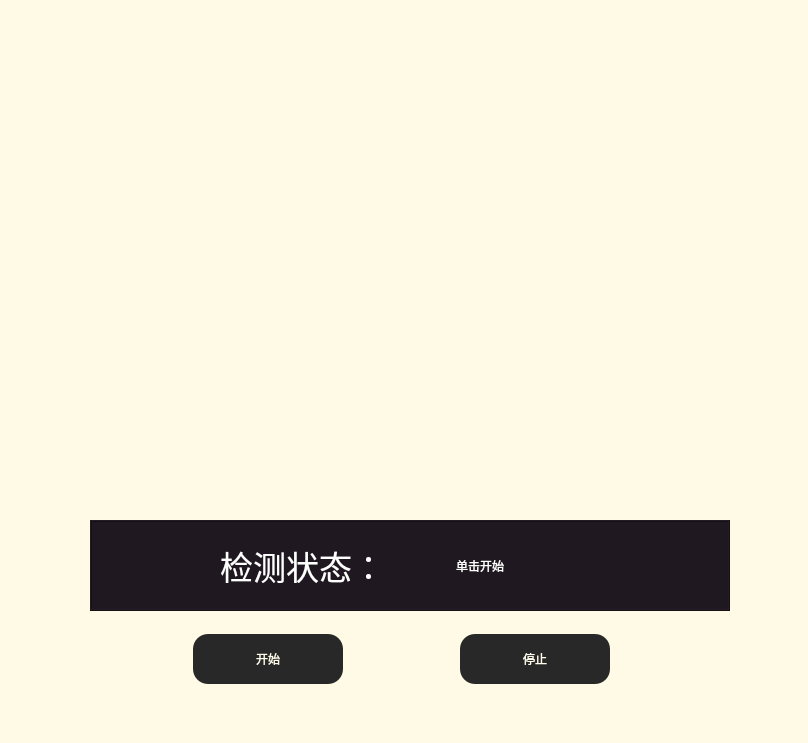
<?xml version="1.0" encoding="UTF-8"?>
<ui version="4.0">
 <class>MainWindow</class>
 <widget class="QMainWindow" name="MainWindow">
  <property name="geometry">
   <rect>
    <x>0</x>
    <y>0</y>
    <width>808</width>
    <height>743</height>
   </rect>
  </property>
  <property name="windowTitle">
   <string>表情检测程序</string>
  </property>
  <property name="layoutDirection">
   <enum>Qt::RightToLeft</enum>
  </property>
  <property name="styleSheet">
   <string notr="true">#MainWindow
{
	background:rgb(255, 250, 229);
}

QLabel{
    
}

* { 
	font: 30 15pt &quot;微软雅黑 Light&quot;;
}

QPushButton 
{
	background:rgb(40, 40, 40);
	border-radius:15px;
	color:rgb(255, 251, 234);
}</string>
  </property>
  <widget class="QWidget" name="centralwidget">
   <property name="styleSheet">
    <string notr="true"/>
   </property>
   <widget class="QLabel" name="label">
    <property name="geometry">
     <rect>
      <x>90</x>
      <y>40</y>
      <width>640</width>
      <height>480</height>
     </rect>
    </property>
    <property name="minimumSize">
     <size>
      <width>640</width>
      <height>480</height>
     </size>
    </property>
    <property name="maximumSize">
     <size>
      <width>640</width>
      <height>480</height>
     </size>
    </property>
    <property name="styleSheet">
     <string notr="true"/>
    </property>
    <property name="text">
     <string/>
    </property>
    <property name="pixmap">
     <pixmap resource="sucai/pic.qrc">:/gif/g1.gif</pixmap>
    </property>
   </widget>
   <widget class="QFrame" name="frame">
    <property name="geometry">
     <rect>
      <x>90</x>
      <y>520</y>
      <width>640</width>
      <height>91</height>
     </rect>
    </property>
    <property name="styleSheet">
     <string notr="true">QFrame{
	background:rgb(32, 24, 32);
}
* {
	color:rgb(255, 255, 255);
}

</string>
    </property>
    <property name="frameShape">
     <enum>QFrame::Box</enum>
    </property>
    <property name="frameShadow">
     <enum>QFrame::Raised</enum>
    </property>
    <widget class="QLabel" name="tips">
     <property name="geometry">
      <rect>
       <x>366</x>
       <y>20</y>
       <width>241</width>
       <height>51</height>
      </rect>
     </property>
     <property name="styleSheet">
      <string notr="true">* {
	font: 25pt &quot;方正粗黑宋简体&quot;;
}
</string>
     </property>
     <property name="text">
      <string>单击开始</string>
     </property>
    </widget>
    <widget class="QLabel" name="label_2">
     <property name="geometry">
      <rect>
       <x>130</x>
       <y>25</y>
       <width>211</width>
       <height>41</height>
      </rect>
     </property>
     <property name="font">
      <font>
       <family>方正粗黑宋简体</family>
       <pointsize>25</pointsize>
       <weight>50</weight>
       <italic>false</italic>
       <bold>false</bold>
      </font>
     </property>
     <property name="styleSheet">
      <string notr="true">* {
	font: 25pt &quot;方正粗黑宋简体&quot;;
}
</string>
     </property>
     <property name="text">
      <string>检测状态：</string>
     </property>
    </widget>
   </widget>
   <widget class="QLabel" name="Emoji">
    <property name="geometry">
     <rect>
      <x>650</x>
      <y>50</y>
      <width>70</width>
      <height>70</height>
     </rect>
    </property>
    <property name="minimumSize">
     <size>
      <width>70</width>
      <height>70</height>
     </size>
    </property>
    <property name="maximumSize">
     <size>
      <width>70</width>
      <height>70</height>
     </size>
    </property>
    <property name="text">
     <string/>
    </property>
    <property name="pixmap">
     <pixmap resource="sucai/pic.qrc">:/png/happy-p.png</pixmap>
    </property>
   </widget>
   <widget class="QWidget" name="horizontalLayoutWidget">
    <property name="geometry">
     <rect>
      <x>80</x>
      <y>630</y>
      <width>641</width>
      <height>81</height>
     </rect>
    </property>
    <layout class="QHBoxLayout" name="horizontalLayout">
     <property name="topMargin">
      <number>0</number>
     </property>
     <property name="bottomMargin">
      <number>22</number>
     </property>
     <item>
      <widget class="QPushButton" name="b_off">
       <property name="sizePolicy">
        <sizepolicy hsizetype="Fixed" vsizetype="Fixed">
         <horstretch>0</horstretch>
         <verstretch>0</verstretch>
        </sizepolicy>
       </property>
       <property name="minimumSize">
        <size>
         <width>150</width>
         <height>50</height>
        </size>
       </property>
       <property name="styleSheet">
        <string notr="true">QPushButton:hover 
{
	color: red;

 }</string>
       </property>
       <property name="text">
        <string>停止</string>
       </property>
      </widget>
     </item>
     <item>
      <widget class="QPushButton" name="b_start">
       <property name="sizePolicy">
        <sizepolicy hsizetype="Fixed" vsizetype="Fixed">
         <horstretch>0</horstretch>
         <verstretch>0</verstretch>
        </sizepolicy>
       </property>
       <property name="minimumSize">
        <size>
         <width>150</width>
         <height>50</height>
        </size>
       </property>
       <property name="styleSheet">
        <string notr="true">QPushButton:hover 
{
 color: rgb(36, 158, 29);

 }</string>
       </property>
       <property name="text">
        <string>开始</string>
       </property>
      </widget>
     </item>
    </layout>
   </widget>
  </widget>
 </widget>
 <resources>
  <include location="sucai/pic.qrc"/>
  <include location="sucai/pic.qrc"/>
 </resources>
 <connections/>
</ui>
